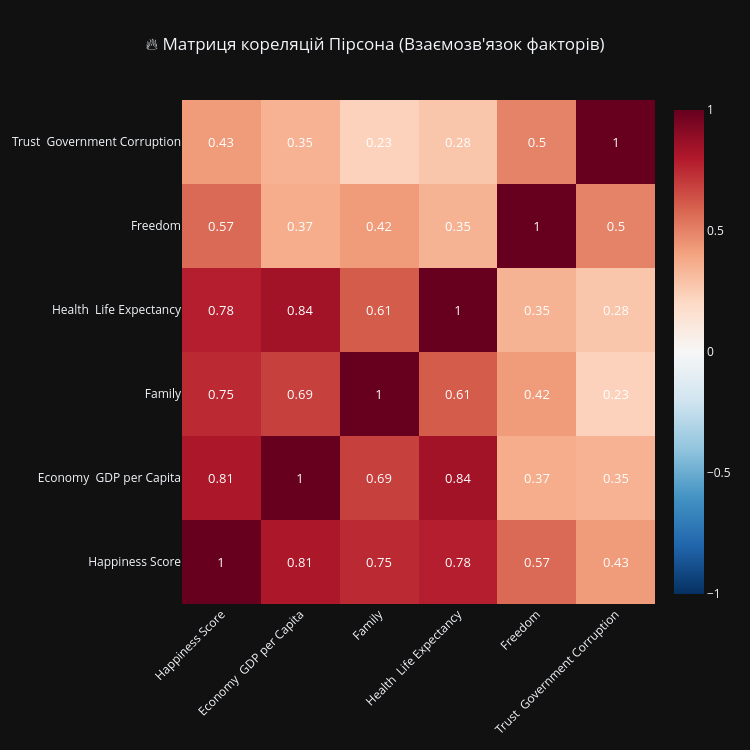

Notebook code for this chart:
### Markdown cell above
**6. Відібрати числових ознак та кореляційну матрицю:**

### Code cell
print("🔍 Відбір числових ознак для аналізу...")

selected_columns = [TARGET_METRIC] + [f for f in FEATURES_FULL if f in df.columns]
df_selected = df[selected_columns].copy()

df_numeric = df_selected.select_dtypes(include=[np.number])

print(f"✅ Відібрано числових ознак: {len(df_numeric.columns)} (включно з цільовою метрикою).")
print("📊 Побудова матриці кореляцій...")

corr_matrix = df_numeric.corr()

clean_labels = [str(col).replace('.', ' ').replace('_', ' ').strip() for col in corr_matrix.columns]

fig_corr = go.Figure(data=go.Heatmap(
    z=corr_matrix.values,
    x=clean_labels,
    y=clean_labels,
    colorscale='RdBu_r',
    zmin=-1, zmax=1,
    text=np.round(corr_matrix.values, 2),
    texttemplate="%{text}",
    textfont={"size": 13, "color": "white"},
    hoverinfo="text",
    hovertemplate="<b>Ознака X:</b> %{x}<br><b>Ознака Y:</b> %{y}<br><b>Кореляція:</b> %{z:.4f}<extra></extra>"
))

fig_corr.update_layout(
    title_text="🔥 Матриця кореляцій Пірсона (Взаємозв'язок факторів)",
    title_x=0.5,
    width=750,
    height=750,
    template=PLOT_TEMPLATE,
    xaxis=dict(tickangle=-45),
    margin=dict(b=120)
)

print("\nКрасивий Вивід:")
fig_corr.show()

### Figure 1 — Plotly figure (JSON) as saved in the notebook; plotly's stock layout.template omitted (floating-point values rounded to 4 significant figures)
{"data": [{"colorscale": [[0, "rgb(5,48,97)"], [0.1, "rgb(33,102,172)"], [0.2, "rgb(67,147,195)"], [0.3, "rgb(146,197,222)"], [0.4, "rgb(209,229,240)"], [0.5, "rgb(247,247,247)"], [0.6, "rgb(253,219,199)"], [0.7, "rgb(244,165,130)"], [0.8, "rgb(214,96,77)"], [0.9, "rgb(178,24,43)"], [1, "rgb(103,0,31)"]], "hoverinfo": "text", "hovertemplate": "<b>Ознака X:</b> %{x}<br><b>Ознака Y:</b> %{y}<br><b>Кореляція:</b> %{z:.4f}<extra></extra>", "text": [[1.0, 0.81, 0.75, 0.78, 0.57, 0.43], [0.81, 1.0, 0.69, 0.84, 0.37, 0.35], [0.75, 0.69, 1.0, 0.61, 0.42, 0.23], [0.78, 0.84, 0.61, 1.0, 0.35, 0.28], [0.57, 0.37, 0.42, 0.35, 1.0, 0.5], [0.43, 0.35, 0.23, 0.28, 0.5, 1.0]], "textfont": {"color": "white", "size": 13}, "texttemplate": "%{text}", "type": "heatmap", "x": ["Happiness Score", "Economy  GDP per Capita", "Family", "Health  Life Expectancy", "Freedom", "Trust  Government Corruption"], "y": ["Happiness Score", "Economy  GDP per Capita", "Family", "Health  Life Expectancy", "Freedom", "Trust  Government Corruption"], "z": [[1.0, 0.8125, 0.7527, 0.782, 0.5701, 0.4291], [0.8125, 1.0, 0.6883, 0.8431, 0.3699, 0.3509], [0.7527, 0.6883, 1.0, 0.6121, 0.425, 0.2318], [0.782, 0.8431, 0.6121, 1.0, 0.3498, 0.2798], [0.5701, 0.3699, 0.425, 0.3498, 1.0, 0.4992], [0.4291, 0.3509, 0.2318, 0.2798, 0.4992, 1.0]], "zmax": 1, "zmin": -1}], "layout": {"height": 750, "margin": {"b": 120}, "title": {"text": "🔥 Матриця кореляцій Пірсона (Взаємозв'язок факторів)", "x": 0.5}, "width": 750, "xaxis": {"tickangle": -45}}}
